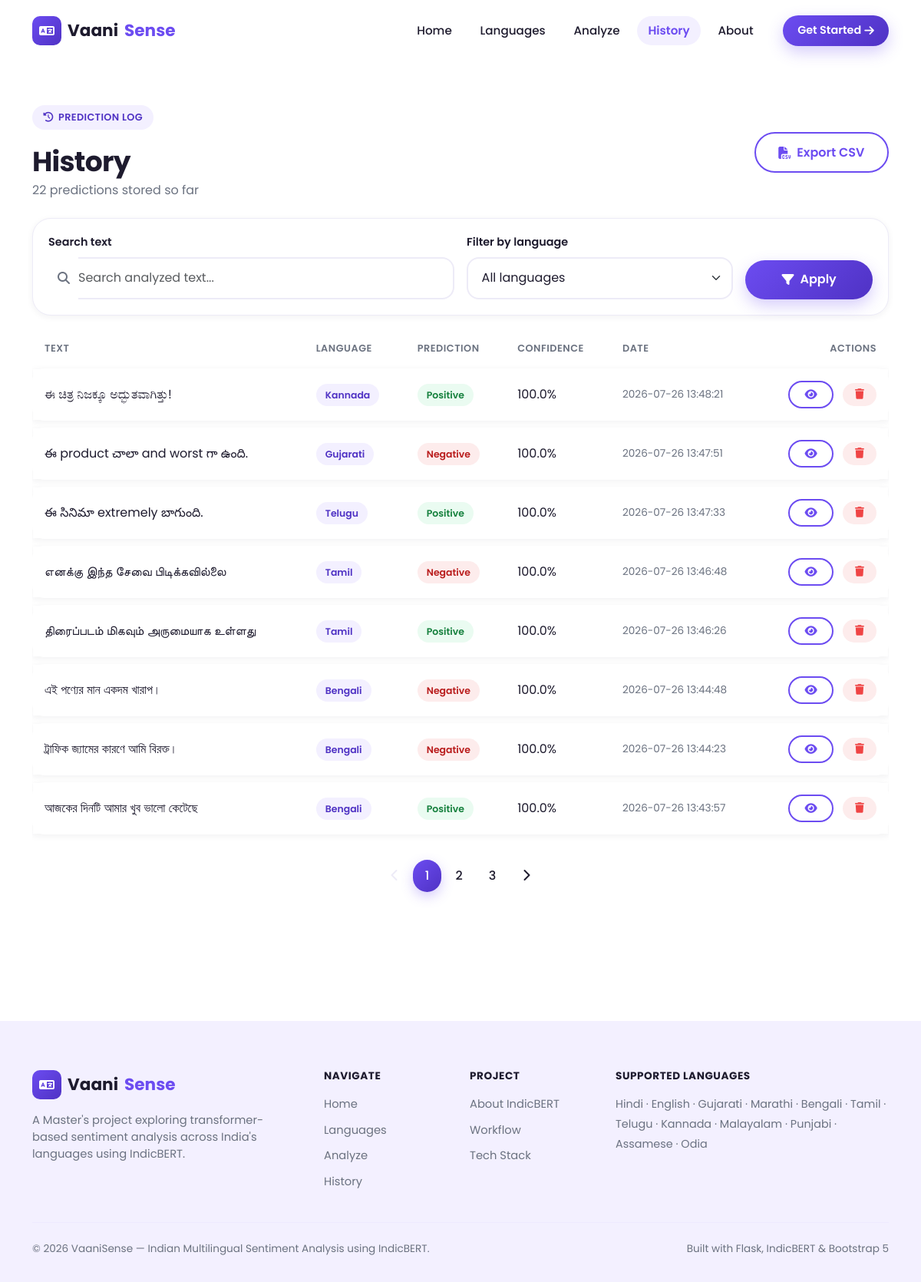
Before: /history with the older database file.
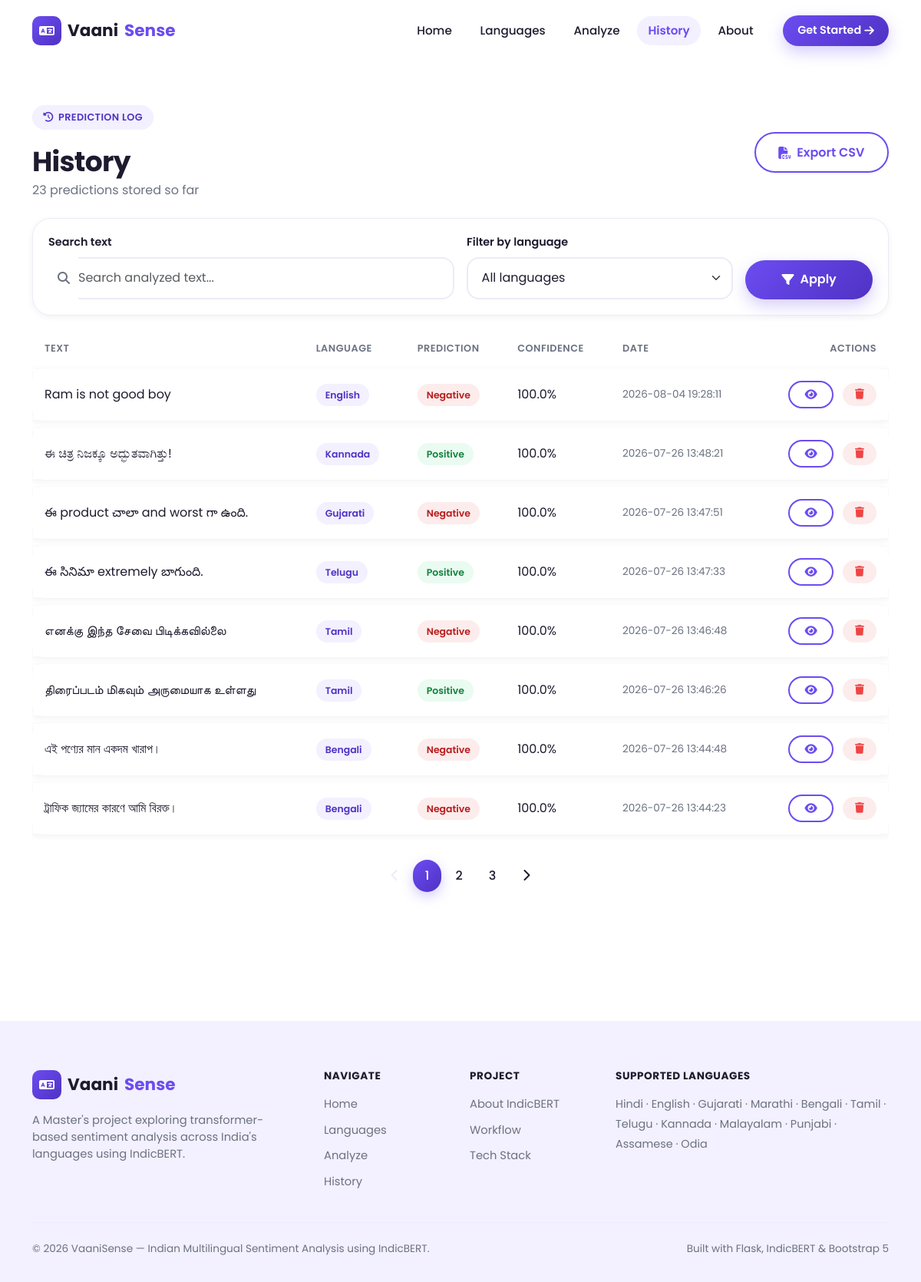
After: the same page with the newer database file.
### tables this page shows
CREATE TABLE predictions (
            id            INTEGER PRIMARY KEY AUTOINCREMENT,
            text          TEXT NOT NULL,
            language      TEXT NOT NULL,
            prediction    TEXT NOT NULL,
            confidence    REAL NOT NULL,
            probabilities TEXT NOT NULL,
            created_at    TIMESTAMP NOT NULL DEFAULT CURRENT_TIMESTAMP
        );

### app.py (the view)
@app.route("/history")
def history():
    search_query = request.args.get("q", "").strip()
    language_filter = request.args.get("language", "").strip()
    page = request.args.get("page", 1, type=int)
    if page < 1:
        page = 1
    total_records = count_history(search_query, language_filter)
    total_pages = max(1, (total_records + PER_PAGE - 1) // PER_PAGE)
    page = min(page, total_pages)
    records = get_history(search_query, language_filter, page, PER_PAGE)
    return render_template(
        "history.html",
        records=records,
        search_query=search_query,
        language_filter=language_filter,
        page=page,
        total_pages=total_pages,
        total_records=total_records,
    )

### app.py (called while the page is built)
@app.context_processor
def inject_globals():
    return {"supported_languages": SUPPORTED_LANGUAGES, "current_year": datetime.now().year}

### database/db_setup.py (called while the page is built)
def get_connection():
    conn = sqlite3.connect(DB_PATH)
    conn.row_factory = sqlite3.Row
    return conn

def _build_filters(search_query, language_filter):
    clauses = []
    params = []
    if search_query:
        clauses.append("text LIKE ?")
        params.append(f"%{search_query}%")
    if language_filter:
        clauses.append("language = ?")
        params.append(language_filter)
    where_clause = f"WHERE {' AND '.join(clauses)}" if clauses else ""
    return where_clause, params

def get_history(search_query, language_filter, page, per_page):
    where_clause, params = _build_filters(search_query, language_filter)
    offset = (page - 1) * per_page
    conn = get_connection()
    rows = conn.execute(
        f"""
        SELECT * FROM predictions
        {where_clause}
        ORDER BY created_at DESC
        LIMIT ? OFFSET ?
        """,
        (*params, per_page, offset),
    ).fetchall()
    conn.close()
    return rows

def count_history(search_query, language_filter):
    where_clause, params = _build_filters(search_query, language_filter)
    conn = get_connection()
    total = conn.execute(
        f"SELECT COUNT(*) AS total FROM predictions {where_clause}", params
    ).fetchone()["total"]
    conn.close()
    return total

### templates/history.html (shortened to what this page needs)
{% extends "base.html" %}
{% block content %}
<section class="vs-section" style="padding-top: 3.5rem;">
    <div class="container">
        <div class="d-flex flex-column flex-md-row justify-content-between align-items-md-center gap-3 mb-4">
            <div>
                <span class="vs-eyebrow"><i class="fa-solid fa-clock-rotate-left"></i> Prediction Log</span>
                <h1 class="vs-section-title mb-1">History</h1>
                <p class="vs-text-muted mb-0">{{ total_records }} prediction{{ 's' if total_records != 1 else '' }} stored so far</p>
            </div>
            <a href="{{ url_for('history_export', q=search_query, language=language_filter) }}" class="btn vs-btn-outline">
                <i class="fa-solid fa-file-csv me-2"></i> Export CSV
            </a>
        </div>
        <form method="GET" action="{{ url_for('history') }}" class="vs-history-toolbar mb-4">
            <div class="row g-3 align-items-end">
                <div class="col-md-6">
                    <label for="vsSearchInput" class="vs-form-label">Search text</label>
                    <div class="input-group">
                        <span class="input-group-text bg-white border-0"><i class="fa-solid fa-magnifying-glass" style="color:var(--vs-muted);"></i></span>
                        <input
                            type="text"
                            id="vsSearchInput"
                            name="q"
                            class="form-control vs-form-control border-start-0 ps-0"
                            placeholder="Search analyzed text..."
                            value="{{ search_query }}"
                        >
                    </div>
                </div>
                <div class="col-md-4">
                    <label for="vsLanguageFilter" class="vs-form-label">Filter by language</label>
                    <select id="vsLanguageFilter" name="language" class="form-select vs-form-control">
                        <option value="">All languages</option>
                    </select>
                </div>
                <div class="col-md-2 d-grid">
                    <button type="submit" class="btn vs-btn-primary">
                        <i class="fa-solid fa-filter me-2"></i> Apply
                    </button>
                </div>
            </div>
        </form>
        {% if records %}
            <div class="table-responsive">
                <table class="vs-table">
                    <thead>
                        <tr>
                            <th>Text</th>
                            <th>Language</th>
                            <th>Prediction</th>
                            <th>Confidence</th>
                            <th>Date</th>
                            <th class="text-end">Actions</th>
                        </tr>
                    </thead>
                    <tbody>
                        {% for record in records %}
                            {% set is_positive = record.prediction | lower == 'positive' %}
                            <tr>
                                <td class="vs-table-text-cell" title="{{ record.text }}">{{ record.text }}</td>
                                <td><span class="vs-badge-lang">{{ record.language }}</span></td>
                                <td>
                                    <span class="vs-badge-sentiment {{ 'vs-badge-sentiment-positive' if is_positive else 'vs-badge-sentiment-negative' }}">
                                        {{ record.prediction }}
                                    </span>
                                </td>
                                <td>{{ (record.confidence * 100) | round(1) }}%</td>
                                <td class="vs-text-muted" style="font-size:0.85rem; white-space:nowrap;">{{ record.created_at }}</td>
                                <td class="text-end" style="white-space:nowrap;">
                                    <a href="{{ url_for('result', record_id=record.id) }}" class="btn btn-sm vs-btn-outline vs-btn-sm me-2" title="View full result">
                                        <i class="fa-solid fa-eye"></i>
                                    </a>
                                    <form method="POST" action="{{ url_for('history_delete', record_id=record.id) }}" class="d-inline vs-delete-form" onsubmit="return confirm('Delete this prediction record? This cannot be undone.');">
                                        <button type="submit" class="btn btn-sm vs-btn-danger-soft" title="Delete this record">
                                            <i class="fa-solid fa-trash"></i>
                                        </button>
                                    </form>
                                </td>
                            </tr>
                        {% endfor %}
                    </tbody>
                </table>
            </div>
            {% if total_pages > 1 %}
                <nav aria-label="History pagination" class="mt-4">
                    <ul class="pagination justify-content-center">
                        <li class="page-item {{ 'disabled' if page <= 1 }}">
                            <a class="page-link" href="{{ url_for('history', q=search_query, language=language_filter, page=page-1) }}">
                                <i class="fa-solid fa-chevron-left"></i>
                            </a>
                        </li>
                        {% for p in range(1, total_pages + 1) %}
                            <li class="page-item {{ 'active' if p == page }}">
                                <a class="page-link" href="{{ url_for('history', q=search_query, language=language_filter, page=p) }}">{{ p }}</a>
                            </li>
                        {% endfor %}
                        <li class="page-item {{ 'disabled' if page >= total_pages }}">
                            <a class="page-link" href="{{ url_for('history', q=search_query, language=language_filter, page=page+1) }}">
                                <i class="fa-solid fa-chevron-right"></i>
                            </a>
                        </li>
                    </ul>
                </nav>
            {% endif %}
        {% endif %}
    </div>
</section>
{% endblock %}

### templates/base.html (shortened to what this page needs)
<!DOCTYPE html>
<html lang="en">
<head>
    <link href="https://cdn.jsdelivr.net/npm/bootstrap@5.3.3/dist/css/bootstrap.min.css" rel="stylesheet">
    <link rel="stylesheet" href="https://cdnjs.cloudflare.com/ajax/libs/font-awesome/6.5.2/css/all.min.css">
    <link rel="stylesheet" href="{{ url_for('static', filename='css/style.css') }}">
    <link rel="stylesheet" href="{{ url_for('static', filename='css/animations.css') }}">
</head>
<body>
    <nav class="navbar navbar-expand-lg vs-navbar sticky-top">
        <div class="container">
            <a class="navbar-brand vs-brand" href="{{ url_for('home') }}">
                <span class="vs-brand-icon"><i class="fa-solid fa-language"></i></span>
                Vaani<span class="vs-brand-accent">Sense</span>
            </a>
            <div class="collapse navbar-collapse" id="vsNavbarNav">
                <ul class="navbar-nav ms-auto align-items-lg-center gap-lg-2">
                    <li class="nav-item">
                        <a class="nav-link {% if request.endpoint == 'home' %}active{% endif %}" href="{{ url_for('home') }}">Home</a>
                    </li>
                    <li class="nav-item">
                        <a class="nav-link {% if request.endpoint == 'language' %}active{% endif %}" href="{{ url_for('language') }}">Languages</a>
                    </li>
                    <li class="nav-item">
                        <a class="nav-link {% if request.endpoint == 'analyze' %}active{% endif %}" href="{{ url_for('analyze') }}">Analyze</a>
                    </li>
                    <li class="nav-item">
                        <a class="nav-link {% if request.endpoint == 'history' %}active{% endif %}" href="{{ url_for('history') }}">History</a>
                    </li>
                    <li class="nav-item">
                        <a class="nav-link {% if request.endpoint == 'about' %}active{% endif %}" href="{{ url_for('about') }}">About</a>
                    </li>
                    <li class="nav-item ms-lg-3">
                        <a class="btn vs-btn-primary vs-btn-sm" href="{{ url_for('analyze') }}">
                            Get Started <i class="fa-solid fa-arrow-right ms-1"></i>
                        </a>
                    </li>
                </ul>
            </div>
        </div>
    </nav>
    <main>
        {% block content %}{% endblock %}
    </main>
    <footer class="vs-footer">
        <div class="container">
            <div class="row gy-4">
                <div class="col-lg-4">
                    <a class="vs-brand vs-brand-footer" href="{{ url_for('home') }}">
                        <span class="vs-brand-icon"><i class="fa-solid fa-language"></i></span>
                        Vaani<span class="vs-brand-accent">Sense</span>
                    </a>
                    <p class="vs-footer-tagline">
                        A Master's project exploring transformer-based sentiment analysis
                        across India's languages using IndicBERT.
                    </p>
                </div>
                <div class="col-6 col-lg-2">
                    <h6 class="vs-footer-heading">Navigate</h6>
                    <ul class="vs-footer-links">
                        <li><a href="{{ url_for('home') }}">Home</a></li>
                        <li><a href="{{ url_for('language') }}">Languages</a></li>
                        <li><a href="{{ url_for('analyze') }}">Analyze</a></li>
                        <li><a href="{{ url_for('history') }}">History</a></li>
                    </ul>
                </div>
                <div class="col-6 col-lg-2">
                    <h6 class="vs-footer-heading">Project</h6>
                    <ul class="vs-footer-links">
                        <li><a href="{{ url_for('about') }}">About IndicBERT</a></li>
                        <li><a href="{{ url_for('about') }}#workflow">Workflow</a></li>
                        <li><a href="{{ url_for('about') }}#stack">Tech Stack</a></li>
                    </ul>
                </div>
                <div class="col-lg-4">
                    <h6 class="vs-footer-heading">Supported Languages</h6>
                    <p class="vs-footer-languages">
                        Hindi &middot; English &middot; Gujarati &middot; Marathi &middot; Bengali &middot; Tamil
                        &middot; Telugu &middot; Kannada &middot; Malayalam &middot; Punjabi &middot; Assamese &middot; Odia
                    </p>
                </div>
            </div>
            <hr class="vs-footer-divider">
            <div class="d-flex flex-column flex-md-row justify-content-between align-items-center gap-2">
                <p class="vs-footer-copy mb-0">&copy; {{ current_year }} VaaniSense &mdash; Indian Multilingual Sentiment Analysis using IndicBERT.</p>
                <p class="vs-footer-copy mb-0">Built with Flask, IndicBERT &amp; Bootstrap 5</p>
            </div>
        </div>
    </footer>
</body>
</html>

### static/css/animations.css (style rules this page uses)
.vs-card, .vs-feature-card, .vs-lang-card, .vs-lang-chip, .vs-table tbody tr { will-change: transform; }
.vs-fade-in { animation: vsFadeIn 0.4s ease both; }

Changed rows visible on the page:
no longer on this page (row unchanged): predictions: text "আজকের দিনটি আমার খুব ভালো কেটেছে", language "Bengali", prediction "Positive", (record.confidence*100)|round(1) "100.0", created_at "2026-07-26 13:43:57"
added predictions: text "Ram is not good boy", language "English", prediction "Negative", (record.confidence*100)|round(1) "100.0", created_at "2026-08-04 19:28:11"
Other visible differences:
{{ total_records }}: "22" → "23"
